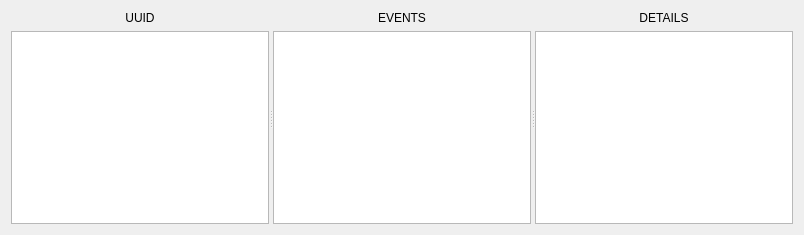
<?xml version="1.0" encoding="UTF-8"?>
<ui version="4.0">
 <class>StateDebugDialog</class>
 <widget class="QDialog" name="StateDebugDialog">
  <property name="geometry">
   <rect>
    <x>0</x>
    <y>0</y>
    <width>804</width>
    <height>235</height>
   </rect>
  </property>
  <property name="windowTitle">
   <string>Debug Events</string>
  </property>
  <layout class="QVBoxLayout" name="verticalLayout_4">
   <item>
    <widget class="QSplitter" name="splitter">
     <property name="orientation">
      <enum>Qt::Horizontal</enum>
     </property>
     <widget class="QWidget" name="layoutWidget">
      <layout class="QVBoxLayout" name="verticalLayout_3">
       <item>
        <widget class="QLabel" name="label">
         <property name="text">
          <string>UUID</string>
         </property>
         <property name="alignment">
          <set>Qt::AlignCenter</set>
         </property>
        </widget>
       </item>
       <item>
        <widget class="QListWidget" name="listUUID"/>
       </item>
      </layout>
     </widget>
     <widget class="QWidget" name="layoutWidget">
      <layout class="QVBoxLayout" name="verticalLayout_2">
       <item>
        <widget class="QLabel" name="label_2">
         <property name="text">
          <string>EVENTS</string>
         </property>
         <property name="alignment">
          <set>Qt::AlignCenter</set>
         </property>
        </widget>
       </item>
       <item>
        <widget class="QListWidget" name="listEvents"/>
       </item>
      </layout>
     </widget>
     <widget class="QWidget" name="layoutWidget">
      <layout class="QVBoxLayout" name="verticalLayout">
       <item>
        <widget class="QLabel" name="label_3">
         <property name="text">
          <string>DETAILS</string>
         </property>
         <property name="alignment">
          <set>Qt::AlignCenter</set>
         </property>
        </widget>
       </item>
       <item>
        <widget class="QListWidget" name="listDetails"/>
       </item>
      </layout>
     </widget>
    </widget>
   </item>
  </layout>
 </widget>
 <resources/>
 <connections/>
</ui>
